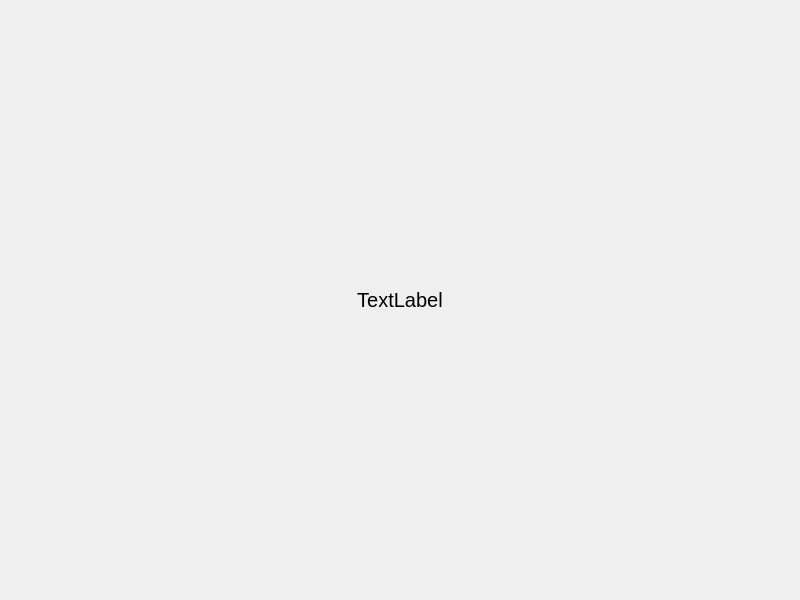
<?xml version="1.0" encoding="UTF-8"?>
<ui version="4.0">
 <class>MainWindow</class>
 <widget class="QMainWindow" name="MainWindow">
  <property name="geometry">
   <rect>
    <x>0</x>
    <y>0</y>
    <width>800</width>
    <height>600</height>
   </rect>
  </property>
  <property name="windowTitle">
   <string>MainWindow</string>
  </property>
  <widget class="QWidget" name="centralwidget">
   <layout class="QHBoxLayout" name="horizontalLayout">
    <item>
     <widget class="QLabel" name="username">
      <property name="font">
       <font>
        <pointsize>15</pointsize>
       </font>
      </property>
      <property name="text">
       <string>TextLabel</string>
      </property>
      <property name="alignment">
       <set>Qt::AlignCenter</set>
      </property>
     </widget>
    </item>
   </layout>
  </widget>
 </widget>
 <resources/>
 <connections/>
</ui>
